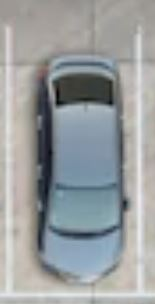
#> input picture Car_top1.jpg, 155 x 304 px
$ jupyter execute --allow-errors 'AI project (3).ipynb'   (shell and % lines are left out)
#> lines starting #> are read from the running program, lines starting #| are printed output that depends on the picture; after the words box and inside, x2 and y2 are one past the last pixel; in counts of white or black regions, pixels touching at a corner belong together
# CORRECT CAR PARKING

[cell 1]
import cv2
import matplotlib.pyplot as plt
import numpy as np

[cell 2]
main_img = cv2.imread("Car_top1.jpg")
#> main_img is the input picture: shape (304, 155, 3); mean B, G, R 158.9, 157.7, 153.6
plt.imshow(main_img)

[cell 3]
img = cv2.imread("Car_top1.jpg")
gray = cv2.cvtColor(img,cv2.COLOR_BGR2GRAY)
pts = []
for aperturesize in [5,7]:
    edges = cv2.Canny(gray,25,100,apertureSize = aperturesize)   #EDGED FORM

    lines = cv2.HoughLines(edges,1,np.pi/180,30)    #HOUGH TRANSFORMATION
    for rho,theta in lines[0]:
        a = np.cos(theta)
        b = np.sin(theta)
        x0 = a*rho
        y0 = b*rho
        x1 = int(x0 + 1000*(-b))
        y1 = int(y0 + 1000*(a))
        x2 = int(x0 - 1000*(-b))
        y2 = int(y0 - 1000*(a))
        cv2.line(img,(x1,y1),(x2,y2),(255,0,0),2)
        pts.append(x1)
#> this loop made 2 passes
#> pass 1, `edges = cv2.Canny(gray,25,100,apertureSize = aperturesize)`:
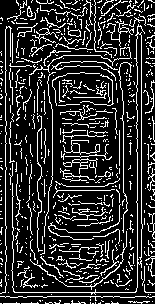
#> edges: shape (304, 155); 18.7% white in thin lines or dots
#> after the loop:
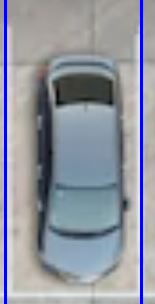
#> img: shape (304, 155, 3); 3.87% of pixels changed, all inside (x1, y1, x2, y2) = (4, 0, 143, 304)
#> after the loop, pts = [141, 5]

[cell 4]
plt.imshow(img)

[cell 5]
blurred = cv2.bilateralFilter(main_img,5,10,10)   #BLURRINNG
plt.imshow(blurred)

[cell 6]
edges = cv2.Canny(blurred,140,150)   #CANNY EDGED FORM
#> edges: shape (304, 155); 2.5% white in thin lines or dots, all inside (x1, y1, x2, y2) = (5, 33, 138, 298)
plt.imshow(edges)

[cell 7]
arr=[]
for i in range(edges.shape[1]):
    for j in range(edges.shape[0]):
        if edges[j][i]!=0:             #STORING THE COORDINATES OF NON ZERO PIXELS
            arr.append(i)
#> after the loop, arr = 1186 values from 5 to 137

[cell 8]
if len(arr)>1000:
    print("PARKING OCCUPIED")
    if max(pts)>=max(arr) and min(pts)<=min(arr):
        print("correctly parked")
    else:
        print("incorrectly parked")
        send_email("Your car is incorrectly parked")
else:
    print("Parking space available")
plt.imshow(img)

# INCORRECT CAR PARKING

[cell 9]
main_wr = cv2.imread("inc_park.jpg")
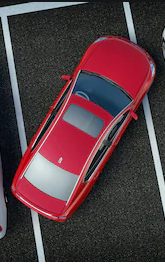
#> input picture inc_park.jpg, 165 x 265 px
#> main_wr is the input picture: shape (265, 165, 3); mean B, G, R 67, 61.9, 84.7
plt.imshow(main_wr)

[cell 10]
img = cv2.imread("inc_park.jpg")
gray = cv2.cvtColor(img,cv2.COLOR_BGR2GRAY)
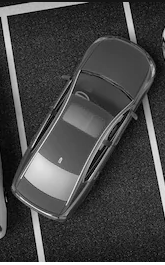
#> gray: shape (265, 165); min 0, max 255, mean 69.3
pts = []
for aperturesize in [3,7]:
    edges = cv2.Canny(gray,230,240,apertureSize=aperturesize)
    lines = cv2.HoughLines(edges,1,np.pi/180,100)
    for rho,theta in lines[0]:
        a = np.cos(theta)
        b = np.sin(theta)
        x0 = a*rho
        y0 = b*rho
        x1 = int(x0 + 1000*(-b))
        y1 = int(y0 + 1000*(a))
        x2 = int(x0 - 1000*(-b))
        y2 = int(y0 - 1000*(a))
        cv2.line(img,(x1,y1),(x2,y2),(255,0,0),2)
        pts.append(x1)
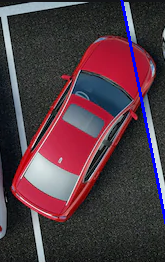
#> img: shape (265, 165, 3); 1.52% of pixels changed, all inside (x1, y1, x2, y2) = (120, 0, 165, 224)
#> after the loop, pts = [-73, -73]

[cell 11]
plt.imshow(img)

[cell 12]
blurred = cv2.bilateralFilter(main_wr,5,10,10)
#> blurred: shape (265, 165, 3)

[cell 13]
edges = cv2.Canny(blurred,230,240)
#> edges: shape (265, 165); 8.1% white in thin lines or dots
plt.imshow(edges)

[cell 14]
edges.shape
#> Out = (265, 165)

[cell 15]
arr=[]
for i in range(edges.shape[1]):
    for j in range(edges.shape[0]):
        if edges[j][i]!=0:
            arr.append(i)
#> after the loop, arr = 3521 values from 0 to 164
len(arr)
#> Out = 3521

#> (a cell that did not finish here is left out)

[cell 17]
parking_top = cv2.imread("JUPYTER_DATA/best2.JPG")
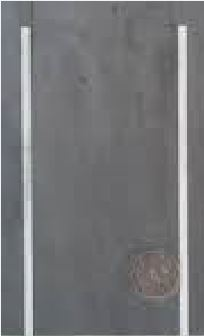
#> input picture best2.JPG, 204 x 336 px, found by its file name
#> parking_top is the input picture: shape (336, 204, 3); mean B, G, R 120.6, 118.4, 117.8
plt.imshow(parking_top)

[cell 18]
img = cv2.imread('JUPYTER_DATA/best2.JPG')
pts = []
blurred = cv2.blur(img,(4,2))
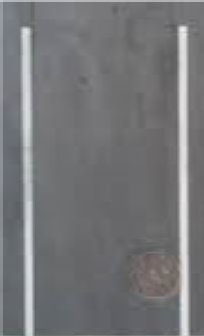
#> blurred: shape (336, 204, 3); mean B, G, R 120.6, 118.4, 117.8
gray = cv2.cvtColor(blurred,cv2.COLOR_BGR2GRAY)
#> gray: shape (336, 204)
for aperturesize in [3,5]:

    edges = cv2.Canny(gray,140,160,apertureSize = aperturesize)

    lines = cv2.HoughLines(edges,1,np.pi/180,150)
    for rho,theta in lines[0]:
        a = np.cos(theta)
        b = np.sin(theta)
        x0 = a*rho
        y0 = b*rho
        x1 = int(x0 + 1000*(-b))
        y1 = int(y0 + 1000*(a))
        x2 = int(x0 - 1000*(-b))
        y2 = int(y0 - 1000*(a))
        cv2.line(img,(x1,y1),(x2,y2),(255,0,0),2)
        pts.append(x1)
#> this loop made 2 passes
#> lines on passes 1 to 2: [[179, 0], [32, 0], [188, 0], [-20, 3.12]], [[-20, 3.12], [2, 0], [187, 0], [179, 0]]
#> pass 1, `edges = cv2.Canny(gray,140,160,apertureSize = aperturesize)`:
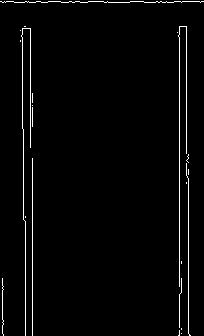
#> edges: shape (336, 204); 2.3% white in thin lines or dots
#> after the loop:
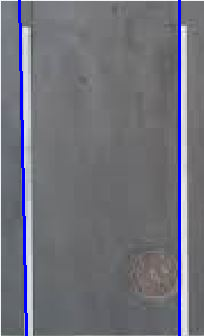
#> img: shape (336, 204, 3); 2.94% of pixels changed, all inside (x1, y1, x2, y2) = (18, 0, 181, 336)
#> after the loop, pts = [179, 2]
print(pts)
#| [179, 2]
plt.imshow(img)

[cell 19]
edges = cv2.Canny(img,200,210,apertureSize = 3)
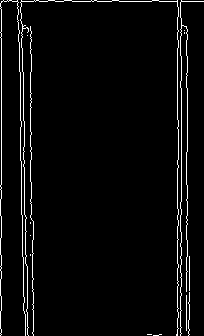
#> edges: shape (336, 204); 3.8% white in thin lines or dots
print(edges)
#> (printed output is left out)

[cell 20]
arr=[]
for i in range(edges.shape[1]):
    for j in range(edges.shape[0]):
        if edges[j][i]>0 and max(pts)>i>min(pts):
            arr.append(i)
#> after the loop, arr = 1523 values from 3 to 178
len(arr)
#> Out = 1523
